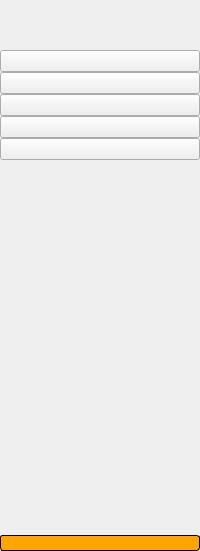
     <widget class="QWidget" name="icon_only_widget" native="true">
      <layout class="QVBoxLayout" name="verticalLayout_3">
       <property name="spacing">
        <number>0</number>
       </property>
       <property name="leftMargin">
        <number>0</number>
       </property>
       <property name="topMargin">
        <number>0</number>
       </property>
       <property name="rightMargin">
        <number>0</number>
       </property>
       <property name="bottomMargin">
        <number>0</number>
       </property>
       <item>
        <layout class="QHBoxLayout" name="horizontalLayout_3">
         <item>
          <widget class="QLabel" name="logo_label_1">
           <property name="minimumSize">
            <size>
             <width>50</width>
             <height>50</height>
            </size>
           </property>
           <property name="maximumSize">
            <size>
             <width>50</width>
             <height>50</height>
            </size>
           </property>
           <property name="text">
            <string/>
           </property>
           <property name="pixmap">
            <pixmap>icon/online-library (1).png</pixmap>
           </property>
           <property name="scaledContents">
            <bool>true</bool>
           </property>
          </widget>
         </item>
        </layout>
       </item>
       <item>
        <layout class="QVBoxLayout" name="verticalLayout">
         <property name="spacing">
          <number>0</number>
         </property>
         <item>
          <widget class="QPushButton" name="home_btn_1">
           <property name="text">
            <string/>
           </property>
           <property name="icon">
            <iconset>
             <normaloff>icon/icons8-home-50.png</normaloff>
             <normalon>icon/icons8-home-50 (1).png</normalon>icon/icons8-home-50.png</iconset>
           </property>
           <property name="iconSize">
            <size>
             <width>22</width>
             <height>28</height>
            </size>
           </property>
           <property name="checkable">
            <bool>true</bool>
           </property>
           <property name="autoExclusive">
            <bool>true</bool>
           </property>
          </widget>
         </item>
         <item>
          <widget class="QPushButton" name="dashborad_btn_1">
           <property name="text">
            <string/>
           </property>
           <property name="icon">
            <iconset>
             <normaloff>icon/icons8-qr-code-24 (1).png</normaloff>
             <normalon>icon/icons8-qr-code-64 (1).png</normalon>icon/icons8-qr-code-24 (1).png</iconset>
           </property>
           <property name="iconSize">
            <size>
             <width>22</width>
             <height>28</height>
            </size>
           </property>
           <property name="checkable">
            <bool>true</bool>
           </property>
           <property name="autoExclusive">
            <bool>true</bool>
           </property>
          </widget>
         </item>
         <item>
          <widget class="QPushButton" name="orders_btn_1">
           <property name="text">
            <string/>
           </property>
           <property name="icon">
            <iconset>
             <normaloff>icon/icons8-upload-to-ftp-24.png</normaloff>
             <normalon>icon/icons8-upload-to-ftp-24 (1).png</normalon>icon/icons8-upload-to-ftp-24.png</iconset>
           </property>
           <property name="iconSize">
            <size>
             <width>22</width>
             <height>28</height>
            </size>
           </property>
           <property name="checkable">
            <bool>true</bool>
           </property>
           <property name="autoExclusive">
            <bool>true</bool>
           </property>
          </widget>
         </item>
        </layout>
       </item>
       <item>
        <widget class="QPushButton" name="customers_btn_1">
         <property name="text">
          <string/>
         </property>
         <property name="icon">
          <iconset>
           <normaloff>icon/icons8-knowledge-sharing-48.png</normaloff>
           <normalon>icon/icons8-knowledge-sharing-48 (1).png</normalon>icon/icons8-knowledge-sharing-48.png</iconset>
         </property>
         <property name="iconSize">
          <size>
           <width>22</width>
           <height>28</height>
          </size>
         </property>
         <property name="checkable">
          <bool>true</bool>
         </property>
         <property name="autoExclusive">
          <bool>true</bool>
         </property>
        </widget>
       </item>
       <item>
        <widget class="QPushButton" name="products_btn_1">
         <property name="text">
          <string/>
         </property>
         <property name="icon">
          <iconset>
           <normaloff>icon/icons8-message-24.png</normaloff>
           <normalon>icon/icons8-message-24 (1).png</normalon>icon/icons8-message-24.png</iconset>
         </property>
         <property name="iconSize">
          <size>
           <width>21</width>
           <height>28</height>
          </size>
         </property>
         <property name="checkable">
          <bool>true</bool>
         </property>
         <property name="autoExclusive">
          <bool>true</bool>
         </property>
        </widget>
       </item>
       <item>
        <spacer name="verticalSpacer">
         <property name="orientation">
          <enum>Qt::Vertical</enum>
         </property>
         <property name="sizeHint" stdset="0">
          <size>
           <width>20</width>
           <height>375</height>
          </size>
         </property>
        </spacer>
       </item>
       <item>
        <widget class="QPushButton" name="exit_btn_1">
         <property name="styleSheet">
          <string notr="true">/* Style for QPushButton */
QPushButton {
    background-color: #FFA500; /* Orange background color */
    color: #000000; /* Black text color */
    border: 1px solid #000000; /* Black border */
    border-radius: 3px; /* Rounded corners */
}

/* QPushButton when hovered */
QPushButton:hover {
    background-color: #FFD700; /* Lighter orange on hover */
}
</string>
         </property>
         <property name="text">
          <string/>
         </property>
         <property name="icon">
          <iconset>
           <normaloff>icon/icons8-imac-exit-24.png</normaloff>icon/icons8-imac-exit-24.png</iconset>
         </property>
         <property name="iconSize">
          <size>
           <width>22</width>
           <height>24</height>
          </size>
         </property>
        </widget>
       </item>
      </layout>
     </widget>
